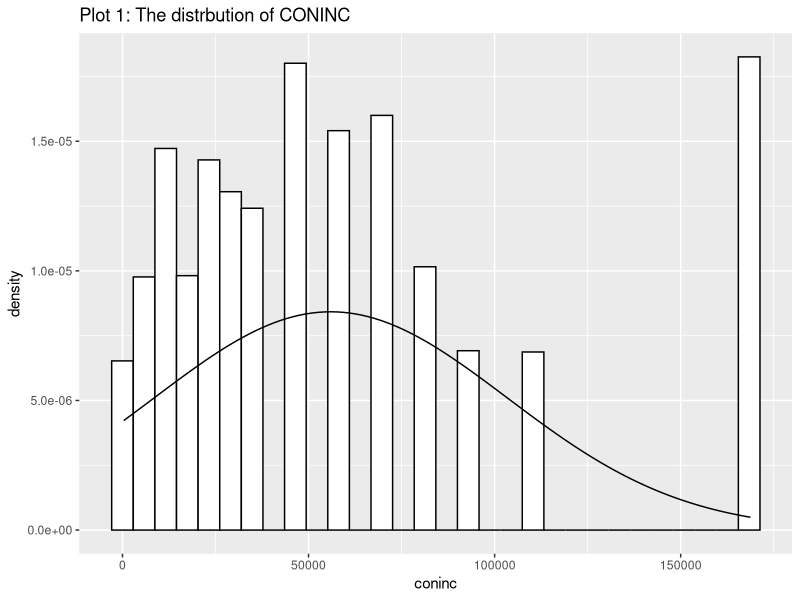
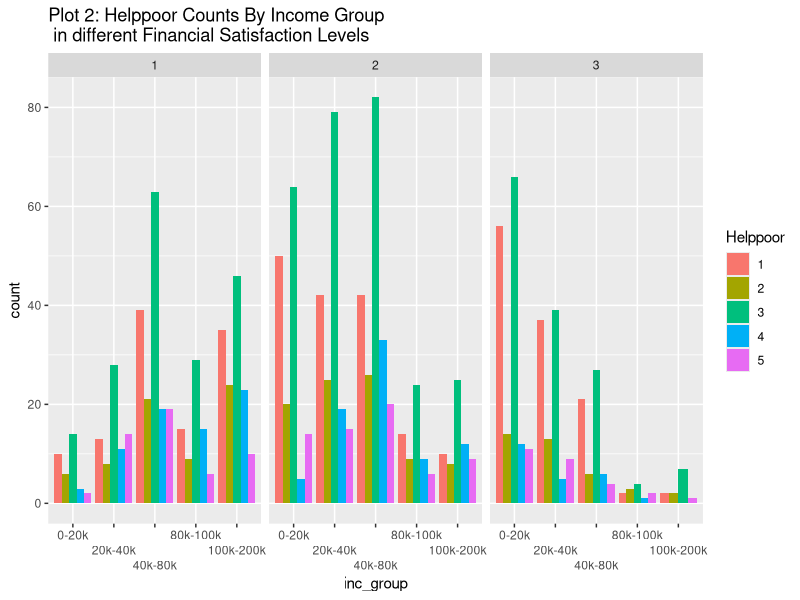
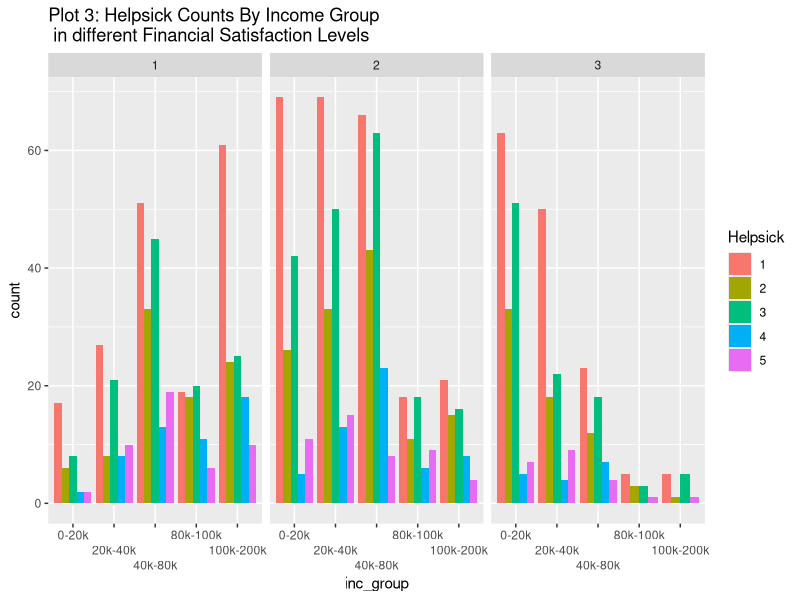
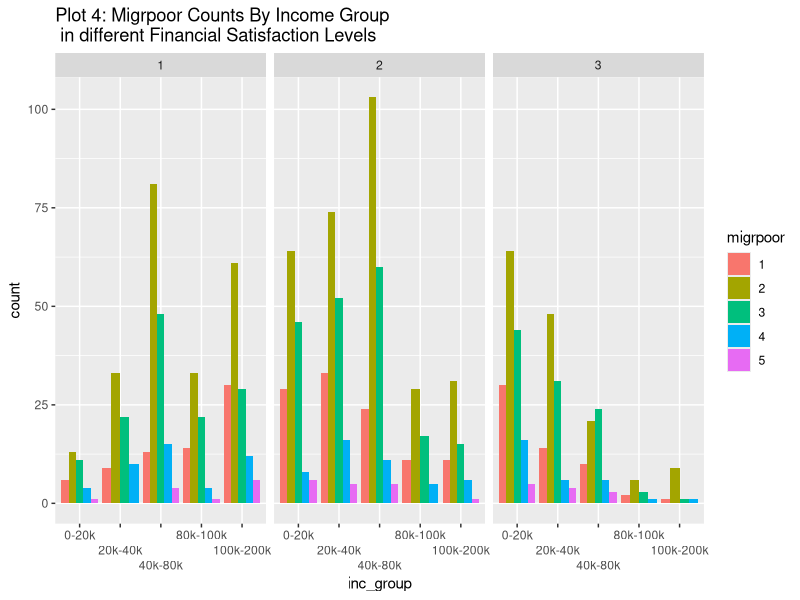
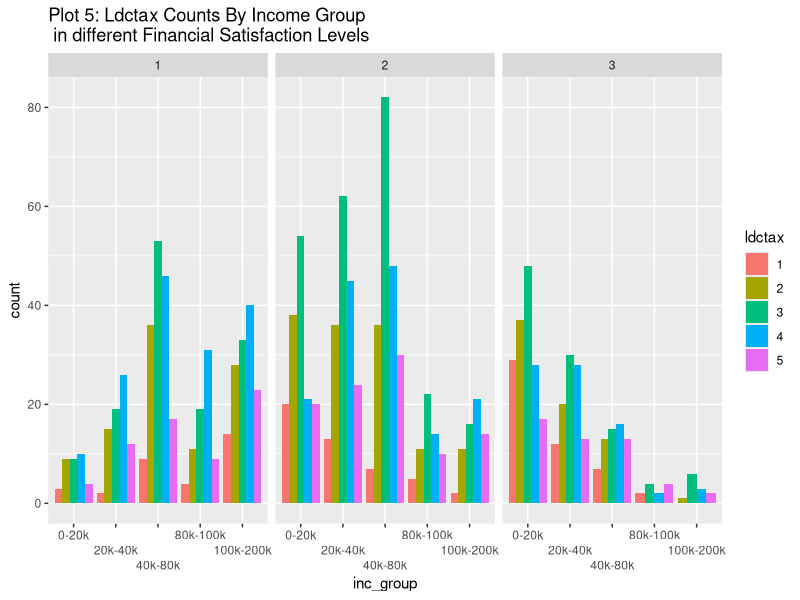
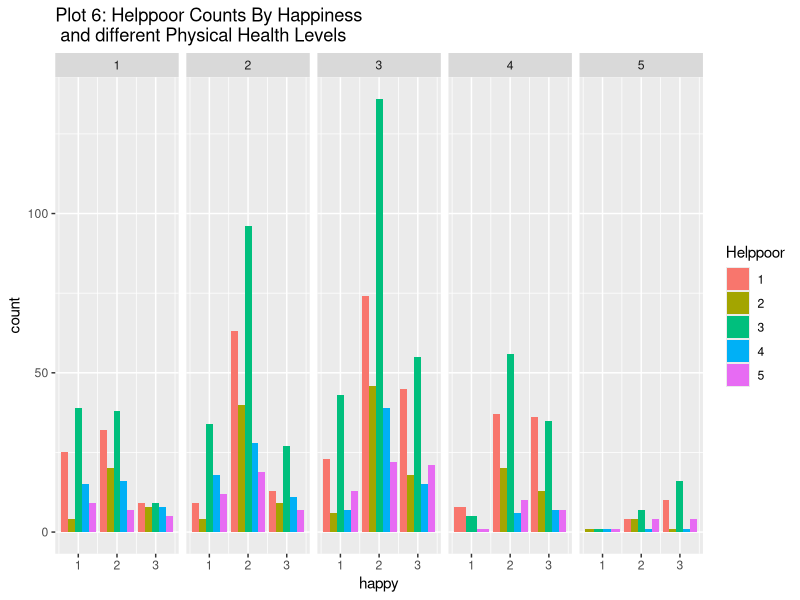
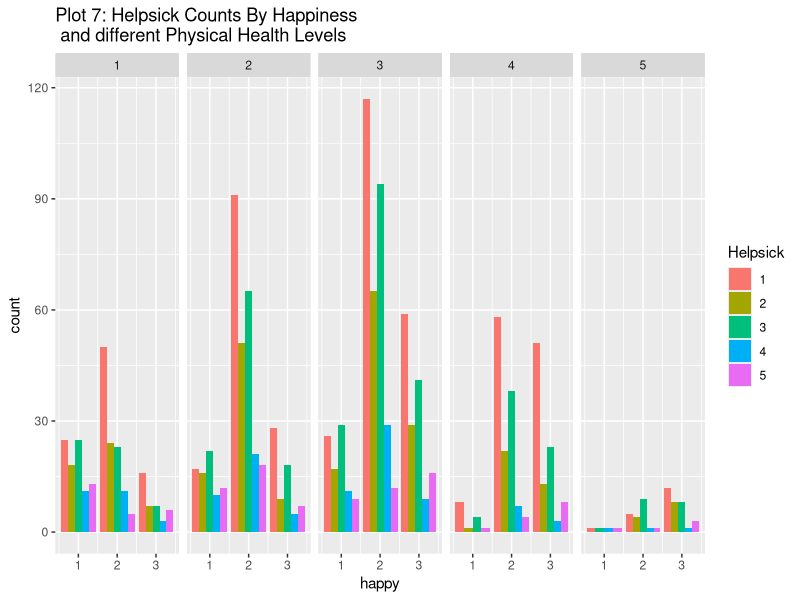
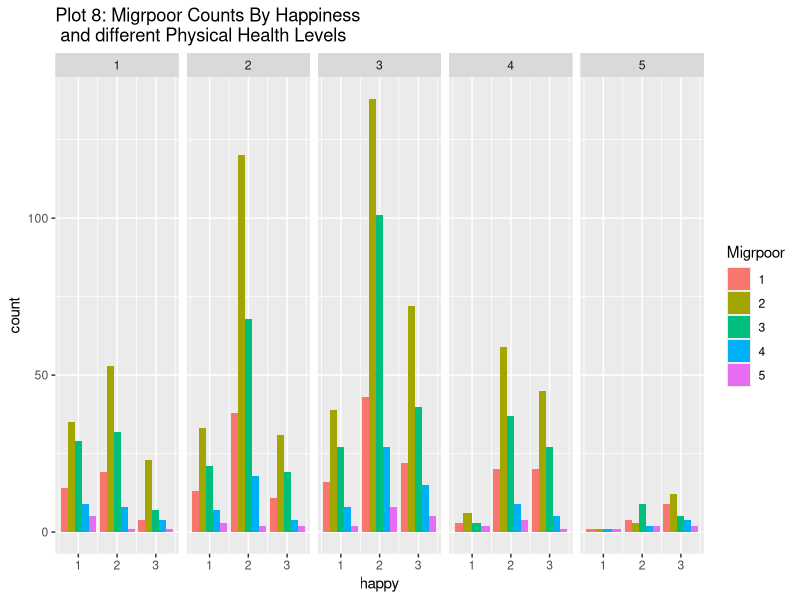

Source code (R) for these figures, in order: (Note: this script raises an error after producing the figures.)
## ---- chunk 1
knitr::opts_chunk$set(echo = TRUE)
## ---- chunk 2
library(foreign)
library(dplyr)
library(MASS)
library(ggplot2)
library(kableExtra)
library(effects)
## ---- chunk 3
gss_data_unfiltered <- read.dta("gss2021.dta")
gss_selected <- dplyr::select(gss_data_unfiltered, helppoor, helpnot, helpsick, helpblk, ldctax, migrpoor, fairv, helpfulv, coninc, happy, life, satfin, finrela, goodlife, hlthphys, hlthmntl, satsoc)
## ---- chunk 4


Attribute_Name <- vector(mode = "character", length = ncol(gss_selected))
Mean <- vector(mode = "character", length = ncol(gss_selected))
Standard_Deviation <- vector(mode = "character", length = ncol(gss_selected))

count <- 1

for (i in colnames(gss_selected)){
   Mean[count] <- mean(as.numeric(unlist(na.omit(gss_selected[i]))))
   Standard_Deviation[count] <- sd(as.numeric(unlist(na.omit(gss_selected[i]))))
   Attribute_Name[count] <- i
   count <- count + 1
}


mean_sd_table <- data.frame(Attribute_Name, Mean, Standard_Deviation)

knitr::kable(mean_sd_table, caption = "Table I: Means and standard Deviations of Selected Variables") %>%
  kable_styling(latex_options="scale_down")
  


## ---- chunk 5

counts_table <- data.frame(Attribute = character(ncol(gss_selected)), b = character(ncol(gss_selected)), c = character(ncol(gss_selected)),
                           d = character(ncol(gss_selected)), e = character(ncol(gss_selected)), f = character(ncol(gss_selected)))

for (i in seq(1,ncol(gss_selected))){
  atr <- colnames(gss_selected)[i]
  if (atr != "coninc"){
    cts <- table(gss_selected[,i])
    for (j in seq(1,length(cts))){
      counts_table[i, j+1] <- signif(as.numeric(cts[j])/sum(cts), 5)
    }
    counts_table[i, 1] <- atr
  }
}

colnames(counts_table) <- c("AttributeName", "1", "2", "3", "4", "5")

knitr::kable(counts_table, caption = "Table II: Categorical Variable Frequencies") %>%
  kable_styling(latex_options="scale_down")


## ---- chunk 6

ggplot(gss_selected, aes(x = coninc)) + 
    geom_histogram(aes(y =..density..),
                   colour = "black", 
                   fill = "white") + ggtitle("Plot 1: The distrbution of CONINC") +
stat_function(fun = dnorm, args = list(mean = mean(na.omit(gss_selected$coninc)), sd = sd(na.omit(gss_selected$coninc)))) 

## ---- chunk 7
gss_selected$inc_group <- cut(gss_selected$coninc, 
                   breaks=c(0, 20000, 40000, 80000, 100000, 200000), 
                   labels=c("0-20k","20k-40k","40k-80k", "80k-100k", "100k-200k"))

gss_temp <- na.omit(dplyr::select(gss_selected, "helppoor", "helpsick", "migrpoor","ldctax", "satfin", "happy", "hlthphys", "inc_group"))


Altruism_by_groups1 <- gss_temp %>% 
  group_by(happy, hlthphys) %>% summarise(
  Migrpoor_Score_Mean = mean(migrpoor),
  ldctax_Score_Mean = mean(ldctax),
  Helpsick_Score_Mean = mean(helpsick),
  Helppoor_Score_Mean = mean(helppoor)
  
)

knitr::kable(Altruism_by_groups1, caption = "Table III: Mean Altruistic Characteristic Scores by Happiness and Physical Health Level") %>%
  kable_styling(latex_options="scale_down")
  

Altruism_by_groups2 <- gss_temp %>% 
  group_by(satfin, inc_group) %>% summarise(
  Migrpoor_Score_Mean = mean(migrpoor),
  ldctax_Score_Mean = mean(ldctax),
  Helpsick_Score_Mean = mean(helpsick),
  Helppoor_Score_Mean = mean(helppoor)
  
)

knitr::kable(Altruism_by_groups2, caption = "Table IV: Mean Altruistic Characteristic Scores by Income Group and Financial Satisfaction") %>%
  kable_styling(latex_options="scale_down")
  

## ---- chunk 8
gss_alt <- dplyr::select(gss_selected, helppoor, helpnot, helpsick, helpblk, ldctax, migrpoor, helpfulv)
gss_qual <- dplyr::select(gss_selected, happy, life, satfin, finrela, goodlife, hlthphys, hlthmntl, satsoc)
Quality_of_life <- c("happy", "life", "satfin", "finrela", "goodlife", "hlthphys", "hlthmntl", "satsoc")
Altruistic <- c( "helppoor", "helpnot", "helpsick", "helpblk", "ldctax", "migrpoor", "helpfulv")
Chisq_table <- data.frame(matrix(ncol = length(Altruistic) + 1, nrow = length(Quality_of_life)))
colnames(Chisq_table) <- c("Quality of Life Attribute", Altruistic)
for (i in seq(1, ncol(gss_qual))){
  Chisq_table[i, 1] <- Quality_of_life[i]
  for (j in seq(1, ncol(gss_alt))){
    temp_df <- na.omit(dplyr::select(gss_selected, Quality_of_life[i], Altruistic[j]))
    if (nrow(temp_df) > 1000){
      pval <- chisq.test(temp_df[,1], temp_df[,2])$p.value
      if (pval < 0.05){
        Chisq_table[i, j+1] <- signif(pval, 2)
      } else {
        Chisq_table[i, j+1] <- "> 0.05"
      }
    }
  }
}
knitr::kable(Chisq_table, caption = "Table IV: P Value of Chi Square Test Comparing Altruistic and Quality of Life Categorical Variables") %>%
  kable_styling(latex_options="scale_down")
  
## ---- chunk 9
Log_reg_table <- data.frame(matrix(ncol = length(Altruistic) + 1, nrow = length(Quality_of_life)))
colnames(Log_reg_table) <- c("Quality of Life Attribute", Altruistic)
for (i in seq(1, ncol(gss_qual))){
  Log_reg_table[i, 1] <- Quality_of_life[i]
  for (j in seq(1, ncol(gss_alt))){
    temp_df <- na.omit(dplyr::select(gss_selected, Quality_of_life[i], Altruistic[j]))
    colnames(temp_df) <- c("a", "b")
    if (nrow(temp_df) > 1000){
      pval <- chisq.test(temp_df[,1], temp_df[,2])$p.value
      if (pval < 0.05){
        temp_model <- polr(as.factor(a) ~ b, data = temp_df)
        Log_reg_table[i, j+1] <- signif(as.numeric(temp_model$coefficients), 3)
      } else {
        Log_reg_table[i, j+1] <- "P > 0.05"
      }
    }
  }
}
knitr::kable(Log_reg_table, caption = "Table V: Coefficient of Logistic Regression of Altruistic and Quality of Life Variables") %>%
  kable_styling(latex_options="scale_down")
  
## ---- chunk 10
Lin_reg_table <- data.frame(matrix(ncol = length(Altruistic), nrow = 1))
colnames(Lin_reg_table) <- Altruistic
for (i in seq(1, ncol(gss_alt))){
  temp_df <- na.omit(dplyr::select(gss_selected, Altruistic[i], "coninc"))
  colnames(temp_df) <- c('a', 'b')
  temp_mod <- lm(b ~ a, data = temp_df)
  if (as.numeric(summary(temp_mod)$coefficients[,4]["a"]) <= 0.05){
    Lin_reg_table[1,i] <- as.numeric(temp_mod$coefficients["a"])
  } else {
    Lin_reg_table[1,i] <- "P > 0.05"
  }
}
knitr::kable(Lin_reg_table, caption = "Table VI: Coefficient of Linear Regression of Altruistic Variables and Yearly Income") %>%
  kable_styling(latex_options="scale_down")
  
## ---- chunk 11
Lin_reg_table_2 <- data.frame(matrix(ncol = length(Altruistic), nrow = 1))
coninc_alt_df <- na.omit(dplyr::select(gss_selected, coninc,helppoor,helpnot,helpsick,helpblk,ldctax,migrpoor,helpfulv))
Total_lin_reg <- lm(coninc ~ helppoor + helpnot + helpsick + helpblk + ldctax + migrpoor + helpfulv, data = coninc_alt_df)
count = 1
for (i in Altruistic){
  pval <- as.numeric(summary(Total_lin_reg)$coefficients[,4][i])
  if (pval < 0.05){
    Lin_reg_table_2[count] <- as.numeric(summary(Total_lin_reg)$coefficients[,1][i])
  } else {
    Lin_reg_table_2[count] <- "P > 0.05"
  }
  count <- count + 1
}
colnames(Lin_reg_table_2) <- Altruistic
knitr::kable(Lin_reg_table_2, caption = "Table VII: Coefficient of Multiple Linear Regression of Yearly Income and Altruistic Variables") %>%
  kable_styling(latex_options="scale_down")
  
## ---- chunk 12
ggplot(data=gss_temp, aes(inc_group, ..count..))  + geom_bar(aes(fill = as.factor(helppoor)), position = "dodge") + scale_x_discrete(guide = guide_axis(n.dodge=3)) + guides(fill=guide_legend(title="Helppoor")) + facet_grid(~as.factor(satfin)) + ggtitle("Plot 2: Helppoor Counts By Income Group \n in different Financial Satisfaction Levels")
ggplot(data=gss_temp, aes(inc_group, ..count..))  + geom_bar(aes(fill = as.factor(helpsick)), position = "dodge") + scale_x_discrete(guide = guide_axis(n.dodge=3)) + guides(fill=guide_legend(title="Helpsick")) + facet_grid(~as.factor(satfin)) + ggtitle("Plot 3: Helpsick Counts By Income Group \n in different Financial Satisfaction Levels")
ggplot(data=gss_temp, aes(inc_group, ..count..))  + geom_bar(aes(fill = as.factor(migrpoor)), position = "dodge") + scale_x_discrete(guide = guide_axis(n.dodge=3)) + guides(fill=guide_legend(title="migrpoor")) + facet_grid(~as.factor(satfin)) + ggtitle("Plot 4: Migrpoor Counts By Income Group \n in different Financial Satisfaction Levels")
ggplot(data=gss_temp, aes(inc_group, ..count..))  + geom_bar(aes(fill = as.factor(ldctax)), position = "dodge") + scale_x_discrete(guide = guide_axis(n.dodge=3)) + guides(fill=guide_legend(title="ldctax")) + facet_grid(~as.factor(satfin)) + ggtitle("Plot 5: Ldctax Counts By Income Group \n in different Financial Satisfaction Levels")
ggplot(data=gss_temp, aes(happy, ..count..))  + geom_bar(aes(fill = as.factor(helppoor)), position = "dodge") + guides(fill=guide_legend(title="Helppoor")) + facet_grid(~as.factor(hlthphys)) + ggtitle("Plot 6: Helppoor Counts By Happiness \n and different Physical Health Levels")
ggplot(data=gss_temp, aes(happy, ..count..))  + geom_bar(aes(fill = as.factor(helpsick)), position = "dodge") + guides(fill=guide_legend(title="Helpsick")) + facet_grid(~as.factor(hlthphys)) + ggtitle("Plot 7: Helpsick Counts By Happiness \n and different Physical Health Levels")
ggplot(data=gss_temp, aes(happy, ..count..))  + geom_bar(aes(fill = as.factor(migrpoor)), position = "dodge") + guides(fill=guide_legend(title="Migrpoor")) + facet_grid(~as.factor(hlthphys)) + ggtitle("Plot 8: Migrpoor Counts By Happiness \n and different Physical Health Levels")
ggplot(data=gss_temp, aes(happy, ..count..))  + geom_bar(aes(fill = as.factor(ldctax)), position = "dodge") + guides(fill=guide_legend(title="Ldctax")) + facet_grid(~as.factor(hlthphys)) + ggtitle("Plot 9: Ldctax Counts By Happiness \n and different Physical Health Levels")
## ---- chunk 13
count <- 1
for (i in Altruistic){
  temp_df <- na.omit(dplyr::select(gss_selected, "hlthmntl", i))
  colnames(temp_df) <- c("X", "Y")
  temp_df$Y <- as.factor(temp_df$Y)
  wvs1 <- polr(Y ~ X, data = temp_df)
  efs <- Effect(focal.predictors = "X", wvs1)
  print(plot(efs, rug = FALSE, ylab = paste(i, " (probability)"), xlab = "hlthmntl", main = paste("Plot", as.character(9 + count), ":The effect of mental health")))
  count <- count + 1
}
## ---- chunk 14
count <- 1
for (i in Altruistic){
  temp_df <- na.omit(dplyr::select(gss_selected, "satfin", i))
  colnames(temp_df) <- c("X", "Y")
  temp_df$Y <- as.factor(temp_df$Y)
  wvs1 <- polr(Y ~ X, data = temp_df)
  efs <- Effect(focal.predictors = "X", wvs1)
  print(plot(efs, rug = FALSE, ylab = paste(i, " (probability)"), xlab = "satfin", main = paste("Plot", as.character(16 + count), ":The effect of financial satisfaction")))
  count <- count + 1
}
## ---- chunk 15
count <- 1
for (i in Altruistic){
  temp_df <- na.omit(dplyr::select(gss_selected, "satsoc", i))
  colnames(temp_df) <- c("X", "Y")
  temp_df$Y <- as.factor(temp_df$Y)
  wvs1 <- polr(Y ~ X, data = temp_df)
  efs <- Effect(focal.predictors = "X", wvs1)
  print(plot(efs, rug = FALSE, ylab = paste(i, " (probability)"), xlab = "satsoc", main = paste("Plot", as.character(23 + count), ":The effect of social satisfaction")))
  count <- count + 1
}
